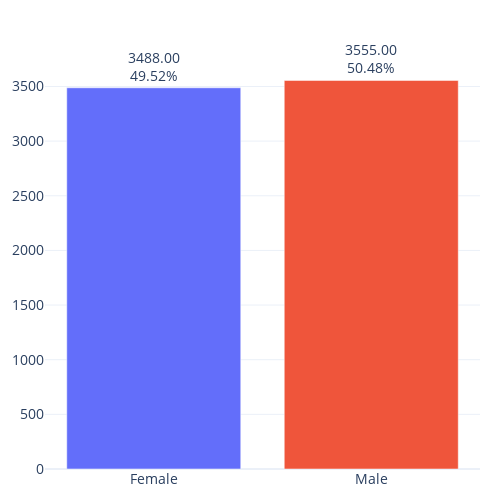

Source (notebook cell):
### Markdown cell above
### Client portrait

### Code cell
out = df.groupby('gender', as_index=False).size().replace({0 : 'Female', 1 : 'Male'})
ak.fmt_bar(out, title='User breakdown by gender')

### Figure 1 — Plotly figure (JSON) as saved in the notebook; plotly's stock layout.template omitted (floating-point values rounded to 4 significant figures)
{"data": [{"alignmentgroup": "True", "cliponaxis": false, "hovertemplate": "gender=%{x}<br>size=%{y}<br>text=%{text}<extra></extra>", "legendgroup": "Female", "marker": {"color": "#636efa", "pattern": {"shape": ""}}, "name": "Female", "offsetgroup": "Female", "orientation": "v", "showlegend": true, "text": ["3488.00<br>49.52%"], "textangle": 0, "textfont": {"size": 14}, "textposition": "outside", "type": "bar", "x": ["Female"], "xaxis": "x", "y": [3488], "yaxis": "y"}, {"alignmentgroup": "True", "cliponaxis": false, "hovertemplate": "gender=%{x}<br>size=%{y}<br>text=%{text}<extra></extra>", "legendgroup": "Male", "marker": {"color": "#EF553B", "pattern": {"shape": ""}}, "name": "Male", "offsetgroup": "Male", "orientation": "v", "showlegend": true, "text": ["3555.00<br>50.48%"], "textangle": 0, "textfont": {"size": 14}, "textposition": "outside", "type": "bar", "x": ["Male"], "xaxis": "x", "y": [3555], "yaxis": "y"}], "layout": {"barmode": "relative", "height": 500, "legend": {"title": {"text": "gender"}, "tracegroupgap": 0}, "margin": {"b": 20, "l": 20, "pad": 0, "r": 20, "t": 60}, "showlegend": false, "title": {}, "width": 500, "xaxis": {"anchor": "y", "categoryarray": ["Female", "Male"], "categoryorder": "array", "domain": [0, 1], "tickfont": {"size": 14}, "title": {}}, "yaxis": {"anchor": "x", "domain": [0, 1], "tickfont": {"size": 14}, "title": {}}}}
